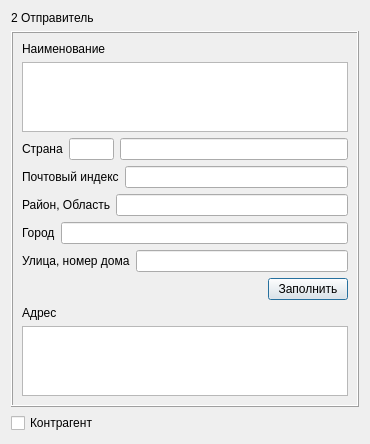
<?xml version="1.0" encoding="UTF-8"?>
<ui version="4.0">
 <class>SenderDialog</class>
 <widget class="QDialog" name="SenderDialog">
  <property name="geometry">
   <rect>
    <x>0</x>
    <y>0</y>
    <width>370</width>
    <height>440</height>
   </rect>
  </property>
  <property name="windowTitle">
   <string>Отправитель</string>
  </property>
  <layout class="QVBoxLayout" name="verticalLayout_7">
   <item>
    <layout class="QVBoxLayout" name="verticalLayout_6">
     <item>
      <layout class="QVBoxLayout" name="verticalLayout_4">
       <item>
        <widget class="QLabel" name="label_8">
         <property name="text">
          <string>2 Отправитель</string>
         </property>
        </widget>
       </item>
       <item>
        <widget class="QFrame" name="frame">
         <property name="frameShape">
          <enum>QFrame::Box</enum>
         </property>
         <property name="frameShadow">
          <enum>QFrame::Raised</enum>
         </property>
         <layout class="QHBoxLayout" name="horizontalLayout_8">
          <item>
           <layout class="QVBoxLayout" name="verticalLayout_5">
            <item>
             <layout class="QVBoxLayout" name="verticalLayout_2">
              <item>
               <widget class="QLabel" name="label">
                <property name="text">
                 <string>Наименование</string>
                </property>
               </widget>
              </item>
              <item>
               <widget class="QTextEdit" name="textEdit">
                <property name="lineWrapMode">
                 <enum>QTextEdit::WidgetWidth</enum>
                </property>
                <property name="overwriteMode">
                 <bool>false</bool>
                </property>
               </widget>
              </item>
             </layout>
            </item>
            <item>
             <layout class="QHBoxLayout" name="horizontalLayout_6">
              <item>
               <widget class="QLabel" name="label_2">
                <property name="text">
                 <string>Страна</string>
                </property>
               </widget>
              </item>
              <item>
               <layout class="QHBoxLayout" name="horizontalLayout">
                <item>
                 <widget class="QLineEdit" name="lineEdit_5">
                  <property name="maximumSize">
                   <size>
                    <width>45</width>
                    <height>16777215</height>
                   </size>
                  </property>
                  <property name="toolTip">
                   <string>Нажмите ENTER для выбора страны</string>
                  </property>
                  <property name="maxLength">
                   <number>3</number>
                  </property>
                 </widget>
                </item>
                <item>
                 <widget class="QLineEdit" name="lineEdit">
                  <property name="toolTip">
                   <string>Нажмите ENTER для выбора страны</string>
                  </property>
                  <property name="maxLength">
                   <number>40</number>
                  </property>
                 </widget>
                </item>
               </layout>
              </item>
             </layout>
            </item>
            <item>
             <layout class="QHBoxLayout" name="horizontalLayout_2">
              <item>
               <widget class="QLabel" name="label_3">
                <property name="text">
                 <string>Почтовый индекс</string>
                </property>
               </widget>
              </item>
              <item>
               <widget class="QLineEdit" name="lineEdit_2">
                <property name="maxLength">
                 <number>9</number>
                </property>
               </widget>
              </item>
             </layout>
            </item>
            <item>
             <layout class="QHBoxLayout" name="horizontalLayout_4">
              <item>
               <widget class="QLabel" name="label_4">
                <property name="text">
                 <string>Район, Область</string>
                </property>
               </widget>
              </item>
              <item>
               <widget class="QLineEdit" name="lineEdit_6">
                <property name="maxLength">
                 <number>50</number>
                </property>
               </widget>
              </item>
             </layout>
            </item>
            <item>
             <layout class="QHBoxLayout" name="horizontalLayout_3">
              <item>
               <widget class="QLabel" name="label_5">
                <property name="text">
                 <string>Город</string>
                </property>
               </widget>
              </item>
              <item>
               <widget class="QLineEdit" name="lineEdit_3">
                <property name="maxLength">
                 <number>35</number>
                </property>
               </widget>
              </item>
             </layout>
            </item>
            <item>
             <layout class="QHBoxLayout" name="horizontalLayout_5">
              <item>
               <widget class="QLabel" name="label_6">
                <property name="text">
                 <string>Улица, номер дома</string>
                </property>
               </widget>
              </item>
              <item>
               <widget class="QLineEdit" name="lineEdit_4">
                <property name="maxLength">
                 <number>50</number>
                </property>
               </widget>
              </item>
             </layout>
            </item>
            <item>
             <layout class="QVBoxLayout" name="verticalLayout_3">
              <item>
               <layout class="QHBoxLayout" name="horizontalLayout_7">
                <item>
                 <spacer name="horizontalSpacer">
                  <property name="orientation">
                   <enum>Qt::Horizontal</enum>
                  </property>
                  <property name="sizeHint" stdset="0">
                   <size>
                    <width>40</width>
                    <height>20</height>
                   </size>
                  </property>
                 </spacer>
                </item>
                <item>
                 <widget class="QPushButton" name="pushButton">
                  <property name="text">
                   <string>Заполнить</string>
                  </property>
                 </widget>
                </item>
               </layout>
              </item>
              <item>
               <layout class="QVBoxLayout" name="verticalLayout">
                <item>
                 <widget class="QLabel" name="label_7">
                  <property name="text">
                   <string>Адрес</string>
                  </property>
                 </widget>
                </item>
                <item>
                 <widget class="QTextEdit" name="textEdit_2"/>
                </item>
               </layout>
              </item>
             </layout>
            </item>
           </layout>
          </item>
         </layout>
        </widget>
       </item>
      </layout>
     </item>
     <item>
      <layout class="QHBoxLayout" name="horizontalLayout_9">
       <item>
        <widget class="QCheckBox" name="checkBox">
         <property name="text">
          <string>Контрагент</string>
         </property>
        </widget>
       </item>
       <item>
        <spacer name="horizontalSpacer_2">
         <property name="orientation">
          <enum>Qt::Horizontal</enum>
         </property>
         <property name="sizeHint" stdset="0">
          <size>
           <width>40</width>
           <height>20</height>
          </size>
         </property>
        </spacer>
       </item>
      </layout>
     </item>
    </layout>
   </item>
  </layout>
 </widget>
 <resources/>
 <connections/>
</ui>
